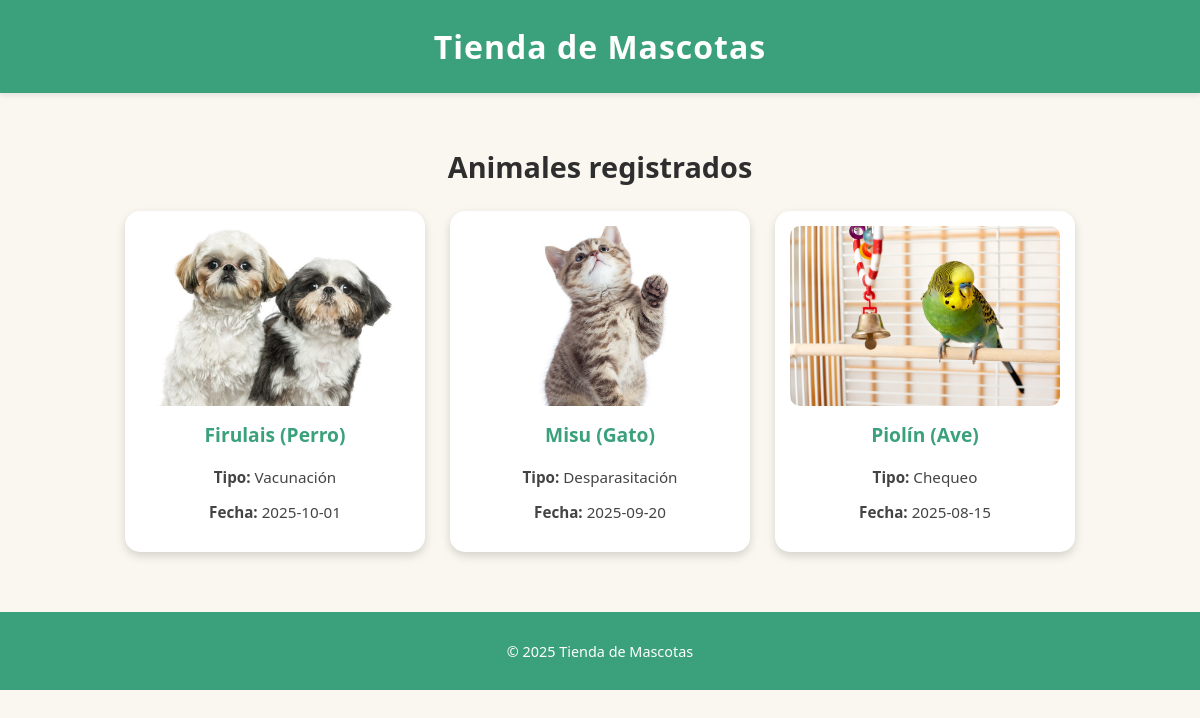
The page / on the database its author committed.
### tables this page shows
CREATE TABLE controles (id INTEGER PRIMARY KEY, animal_id INTEGER, fecha TEXT, tipo TEXT);

CREATE TABLE animales (id INTEGER PRIMARY KEY, nombre TEXT, especie TEXT, imagen TEXT);

### app.py (the view)
@app.route('/')
def index():
    datos = obtener_datos()
    return render_template('index.html', lista=datos)

### app.py (called while the page is built)
def obtener_datos():
    conn = sqlite3.connect(DB_PATH)
    c = conn.cursor()
    c.execute("""
        SELECT animales.id, animales.nombre, animales.especie, animales.imagen,
               controles.fecha, controles.tipo
        FROM animales
        INNER JOIN controles ON animales.id = controles.animal_id
        ORDER BY animales.id, controles.fecha DESC
    """)
    filas = c.fetchall()
    conn.close()
    lista = []
    for f in filas:
        lista.append({
            'animal_id': f[0],
            'nombre': f[1],
            'especie': f[2],
            'imagen': f[3],
            'fecha': f[4],
            'tipo': f[5]
        })
    return lista

### templates/index.html (shortened to what this page needs)
<!DOCTYPE html>
<html lang="es">
<head>
    <link rel="stylesheet" href="{{ url_for('static', filename='css/style.css') }}">
</head>
<body>
    <header>
        <h1>Tienda de Mascotas</h1>
    </header>
    <main>
        <h2>Animales registrados</h2>
        <div class="grid">
            {% for item in lista %}
            <div class="card">
                <img src="{{ url_for('static', filename='images/' ~ item.imagen) }}" alt="{{ item.nombre }}">
                <h3>{{ item.nombre }} ({{ item.especie }})</h3>
                <p><strong>Tipo:</strong> {{ item.tipo }}</p>
                <p><strong>Fecha:</strong> {{ item.fecha }}</p>
            </div>
            {% endfor %}
        </div>
    </main>
    <footer>
        <p>© 2025 Tienda de Mascotas</p>
    </footer>
</body>
</html>

### static/css/style.css (style rules this page uses)
body { font-family: 'Segoe UI', Arial, sans-serif; margin: 0; background-color: #faf7f0; color: #333; }
header { background-color: #3ba17c; color: white; text-align: center; padding: 25px 0; box-shadow: 0 2px 6px rgba(0,0,0,0.1); }
header h1 { margin: 0; font-size: 2rem; letter-spacing: 1px; }
main { padding: 30px; text-align: center; }
h2 { color: #2e2e2e; font-size: 1.8rem; margin-bottom: 25px; }
.grid { display: flex; flex-wrap: wrap; justify-content: center; gap: 25px; }
.card { background-color: #fff; border-radius: 15px; box-shadow: 0 4px 10px rgba(0,0,0,0.15); width: 270px; padding: 15px; transition: transform 0.2s ease, box-shadow 0.2s ease; }
.card img { width: 100%; height: 180px; object-fit: cover; border-radius: 10px; }
.card h3 { margin-top: 10px; font-size: 1.2rem; color: #3ba17c; }
.card p { font-size: 0.95rem; color: #444; }
footer { background-color: #3ba17c; color: white; text-align: center; padding: 15px 0; margin-top: 30px; font-size: 0.9rem; }

### rows shown on the page
controles: imagen (picture), nombre "Firulais", especie "Perro", tipo "Vacunación", fecha "2025-10-01"
controles: imagen (picture), nombre "Misu", especie "Gato", tipo "Desparasitación", fecha "2025-09-20"
controles: imagen (picture), nombre "Piolín", especie "Ave", tipo "Chequeo", fecha "2025-08-15"
